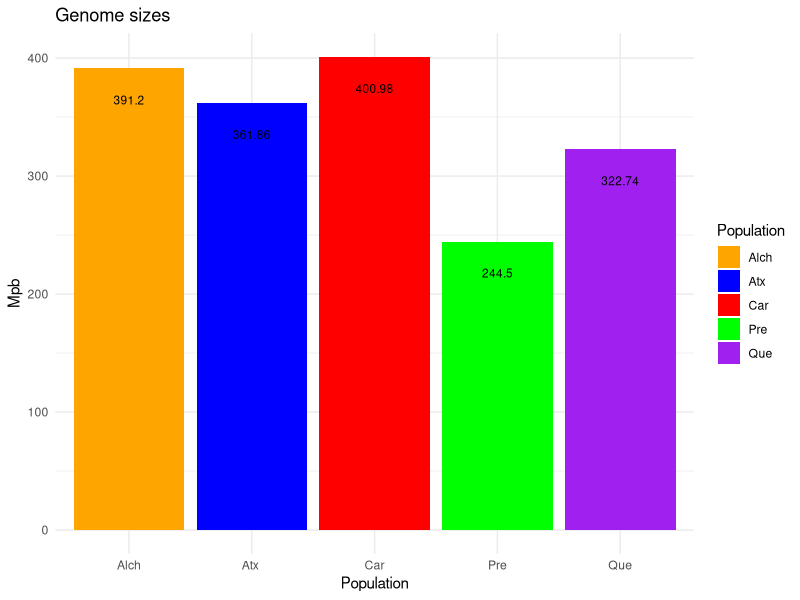

This chart was generated by the following R code:
## ---- chunk 1
knitr::opts_chunk$set(echo = TRUE)

##Barplot of the size of the genomes in Mpb that was converted from the estimation with flow cytometry##
##Load libraries
library(ggplot2)
library(RColorBrewer)
##Convert of Picograms to Mpb##
picograms <- c("Atexcac"=0.37, "Carmen"=0.41, "Preciosa"=0.25, "Quechulac"=0.33, "Alchichica"=0.4)

picograms_to_Mpb <- function(picograms) {
  ## converts picograms value to Mpb (million base pairs)
  ## Arguments:
  # Mpb: value of Mpb converted to be pg
  Mpb <- ((picograms*978)) ## 1pg = 978 Mpb
  return(Mpb)
}

picograms_to_Mpb(picograms)

##create dataframe with the genome size by populations##
genome_size <- data.frame(Population= c("Atx ", "Car", "Pre", "Que", "Alch"),
                          Mpb= c(361.86, 400.98, 244.50, 322.74, 391.20))

##Generate plot
graph_size <- ggplot(data = genome_size, aes(x=Population, y=Mpb, fill=Population)) +
  geom_bar(stat = "identity") +
  scale_fill_manual(values=c("orange", "blue", "red", "green", "purple"))+ 
  geom_text(aes(label=Mpb), vjust=4, color="black", size=3)+
  labs(title="Genome sizes")+
  theme_minimal()

graph_size


